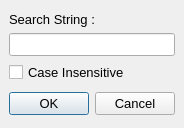
<?xml version="1.0" encoding="UTF-8"?>
<ui version="4.0">
 <class>SearchDialog</class>
 <widget class="QDialog" name="SearchDialog">
  <property name="windowModality">
   <enum>Qt::NonModal</enum>
  </property>
  <property name="geometry">
   <rect>
    <x>0</x>
    <y>0</y>
    <width>184</width>
    <height>128</height>
   </rect>
  </property>
  <property name="maximumSize">
   <size>
    <width>16777215</width>
    <height>16777215</height>
   </size>
  </property>
  <property name="font">
   <font>
    <family>Segoe UI</family>
    <pointsize>10</pointsize>
   </font>
  </property>
  <property name="windowTitle">
   <string>Search</string>
  </property>
  <layout class="QGridLayout" name="gridLayout">
   <property name="leftMargin">
    <number>9</number>
   </property>
   <property name="topMargin">
    <number>9</number>
   </property>
   <property name="rightMargin">
    <number>9</number>
   </property>
   <property name="bottomMargin">
    <number>9</number>
   </property>
   <item row="0" column="0" colspan="2">
    <layout class="QVBoxLayout" name="verticalLayout">
     <item>
      <widget class="QLabel" name="label">
       <property name="sizePolicy">
        <sizepolicy hsizetype="Maximum" vsizetype="Maximum">
         <horstretch>0</horstretch>
         <verstretch>0</verstretch>
        </sizepolicy>
       </property>
       <property name="text">
        <string>Search String :</string>
       </property>
      </widget>
     </item>
     <item>
      <widget class="QLineEdit" name="searchBox"/>
     </item>
     <item>
      <widget class="QCheckBox" name="caseInsensitive">
       <property name="text">
        <string>Case Insensitive</string>
       </property>
      </widget>
     </item>
    </layout>
   </item>
   <item row="1" column="0" colspan="2">
    <widget class="QDialogButtonBox" name="buttonBox">
     <property name="standardButtons">
      <set>QDialogButtonBox::Cancel|QDialogButtonBox::Ok</set>
     </property>
    </widget>
   </item>
  </layout>
 </widget>
 <resources/>
 <connections/>
</ui>
